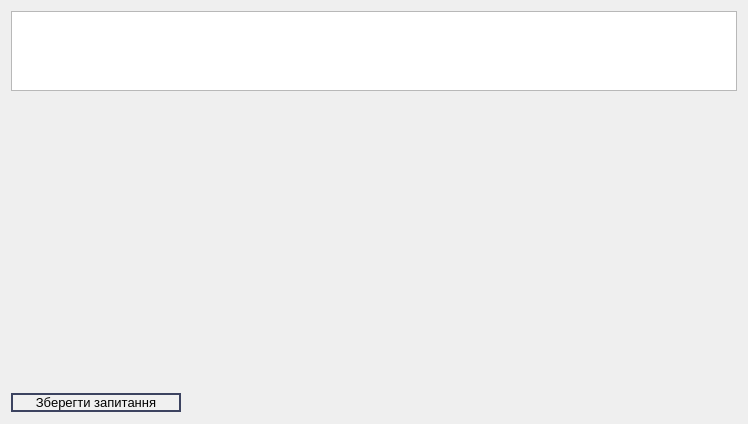
                <widget class="QWidget" name="question_scroll">
                 <property name="geometry">
                  <rect>
                   <x>0</x>
                   <y>0</y>
                   <width>748</width>
                   <height>424</height>
                  </rect>
                 </property>
                 <layout class="QGridLayout" name="gridLayout_4">
                  <item row="2" column="0">
                   <layout class="QVBoxLayout" name="question_layout"/>
                  </item>
                  <item row="3" column="0">
                   <spacer name="verticalSpacer_3">
                    <property name="orientation">
                     <enum>Qt::Vertical</enum>
                    </property>
                    <property name="sizeHint" stdset="0">
                     <size>
                      <width>20</width>
                      <height>40</height>
                     </size>
                    </property>
                   </spacer>
                  </item>
                  <item row="0" column="0">
                   <widget class="QTextEdit" name="line_question_edit">
                    <property name="sizePolicy">
                     <sizepolicy hsizetype="Expanding" vsizetype="Expanding">
                      <horstretch>0</horstretch>
                      <verstretch>0</verstretch>
                     </sizepolicy>
                    </property>
                    <property name="maximumSize">
                     <size>
                      <width>16777215</width>
                      <height>80</height>
                     </size>
                    </property>
                    <property name="statusTip">
                     <string>Текст запитання</string>
                    </property>
                   </widget>
                  </item>
                  <item row="1" column="0">
                   <widget class="QLabel" name="question_img">
                    <property name="text">
                     <string/>
                    </property>
                   </widget>
                  </item>
                  <item row="4" column="0">
                   <layout class="QHBoxLayout" name="horizontalLayout_7">
                    <item>
                     <widget class="QPushButton" name="btn_save_question">
                      <property name="minimumSize">
                       <size>
                        <width>170</width>
                        <height>0</height>
                       </size>
                      </property>
                      <property name="font">
                       <font>
                        <family>Segoe UI</family>
                        <pointsize>10</pointsize>
                       </font>
                      </property>
                      <property name="statusTip">
                       <string>Зберегти запитання</string>
                      </property>
                      <property name="styleSheet">
                       <string notr="true">QPushButton {
 background: rgb(240, 240, 240);
border-width: 2px; 
    border-style: solid; 
    border-color: rgb(60, 67, 96); 
 }
:hover {background: #7D87AF; }</string>
                      </property>
                      <property name="text">
                       <string>Зберегти запитання</string>
                      </property>
                     </widget>
                    </item>
                    <item>
                     <spacer name="horizontalSpacer_5">
                      <property name="orientation">
                       <enum>Qt::Horizontal</enum>
                      </property>
                      <property name="sizeHint" stdset="0">
                       <size>
                        <width>40</width>
                        <height>20</height>
                       </size>
                      </property>
                     </spacer>
                    </item>
                   </layout>
                  </item>
                 </layout>
                </widget>
